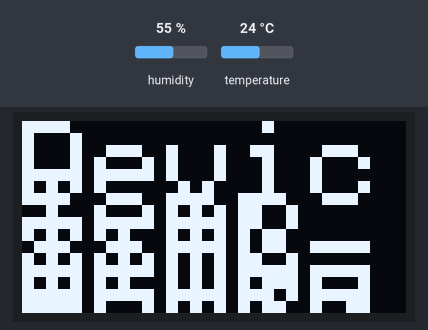
Bench run of a program on a simulated ESP32-C3. Parts: 128×64 one-colour display. The inputs (shaded band) are chosen by the test bench; at power-on: temperature 24 °C, humidity 55 %. What the program prints to the serial monitor is not drawn.

Above: at 4.2 s.
4.3 s: temperature set to 12 °C
At 7.6 s:
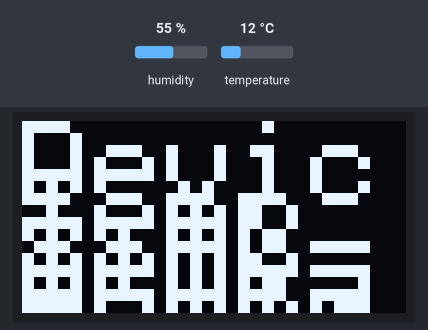
8.2 s: temperature set to 19 °C
At 9.7 s:
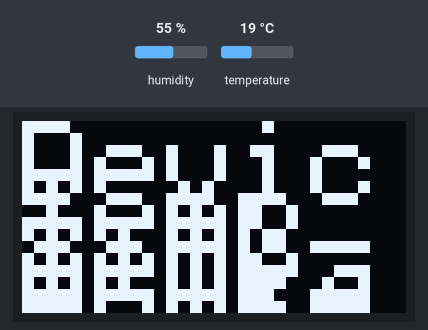
12.1 s: temperature set to 28 °C
At 13.0 s:
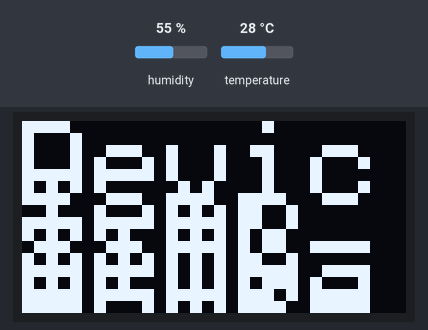
Timing chart, 0 to 15.1 s (numbered marks = the images above; inputs shaded):
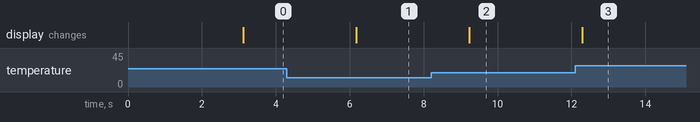

Measured:
- after the input at 4.3 s, the display: changes after 1.9 s (image 1)
- after the input at 8.2 s, the display: changes after 1.0 s (image 2)
- after the input at 12.1 s, the display: changes after 0.20 s (image 3)

The program:

main.cpp
```cpp
#include <Arduino.h>
#include <DHT.h>
#include <Wire.h>             // Include Wire library for I2C communication
#include <Adafruit_GFX.h>     // Include Adafruit GFX library for OLED display
#include <Adafruit_SSD1306.h> // Include Adafruit SSD1306 library for OLED display

// LED pin definition
constexpr auto DHT11_PIN = 18; // DHT11 pin

// Global device ID
String deviceID;

// Global user email
constexpr auto USER_EMAIL = "your.email@example.com";

// DHT sensor object
DHT dht11(DHT11_PIN, DHT11);

// OLED display settings
constexpr auto SCREEN_WIDTH = 128;         // OLED display width
constexpr auto SCREEN_HEIGHT = 64;         // OLED display height
constexpr auto OLED_RESET = -1;            // Reset pin (or -1 if sharing Arduino reset pin)
constexpr auto SDA_PIN = 14;               // I2C SDA pin
constexpr auto SCL_PIN = 15;               // I2C SCL pin
constexpr auto SSD1306_I2C_ADDRESS = 0x3D; // OLED display address

// OLED display object
Adafruit_SSD1306 display(SCREEN_WIDTH, SCREEN_HEIGHT, &Wire, OLED_RESET);

// Function declarations
void initOled();

void setup()
{

    // Configure LED pin as output
    pinMode(DHT11_PIN, OUTPUT); // Setup LED

    // Initialize OLED display
    initOled();

    // Wait for 3 seconds
    delay(3000);
}

void loop()
{
    // Read DHT11 sensor data
    float humidity = dht11.readHumidity();            // Read humidity
    float temperatureC = dht11.readTemperature();     // Read temperature in Celsius
    float temperatureF = dht11.readTemperature(true); // Read temperature in Fahrenheit

    // Check if readings are valid
    if (isnan(humidity) || isnan(temperatureC) || isnan(temperatureF))
    {
        Serial.println("Failed to read from DHT11 sensor!");
        return;
    }

    // Print sensor readings
    Serial.println("========= DHT11 Sensor Readings =========");
    Serial.print("Temperature (Celsius): ");
    Serial.print(temperatureC);
    Serial.println(" °C");
    Serial.print("Temperature (Fahrenheit): ");
    Serial.print(temperatureF);
    Serial.println(" °F");
    Serial.print("Humidity: ");
    Serial.print(humidity);
    Serial.println(" %");
    Serial.println(USER_EMAIL);
    Serial.println("=========================================");

    // --- OLED Display Update ---
    display.clearDisplay();
    display.setTextSize(4);
    display.setTextColor(SSD1306_WHITE);
    display.setCursor(0, 0); // Row 1: deviceID
    display.print("DeviceID:");
    display.println(deviceID);
    display.setCursor(0, 16); // Row 2: temperatureF
    display.print("Temp_F: ");
    display.print(temperatureF, 1);
    display.println(" F");
    display.setCursor(0, 32); // Row 3: temperatureC
    display.print("Temp_C: ");
    display.print(temperatureC, 1);
    display.println(" C");
    display.setCursor(0, 48); // Row 4: humidity
    display.print("Humidity: ");
    display.print(humidity, 1);
    display.println(" %");
    display.display();
    // --- End OLED Display Update ---

    // Add a delay before the next reading
    delay(3000);
}

// Function definitions
void initOled()
{

    // Initialize OLED display
    display.begin(SSD1306_SWITCHCAPVCC, 0x3D);

    // Clear the display buffer
    display.clearDisplay();

    // Display startup message
    display.setTextSize(1);              // Set text size
    display.setTextColor(SSD1306_WHITE); // Set text color
    display.setCursor(0, 0);             // Set cursor position
    display.println("Initializing...");  // Display startup message
    display.display();                   // Display the message
}
```
